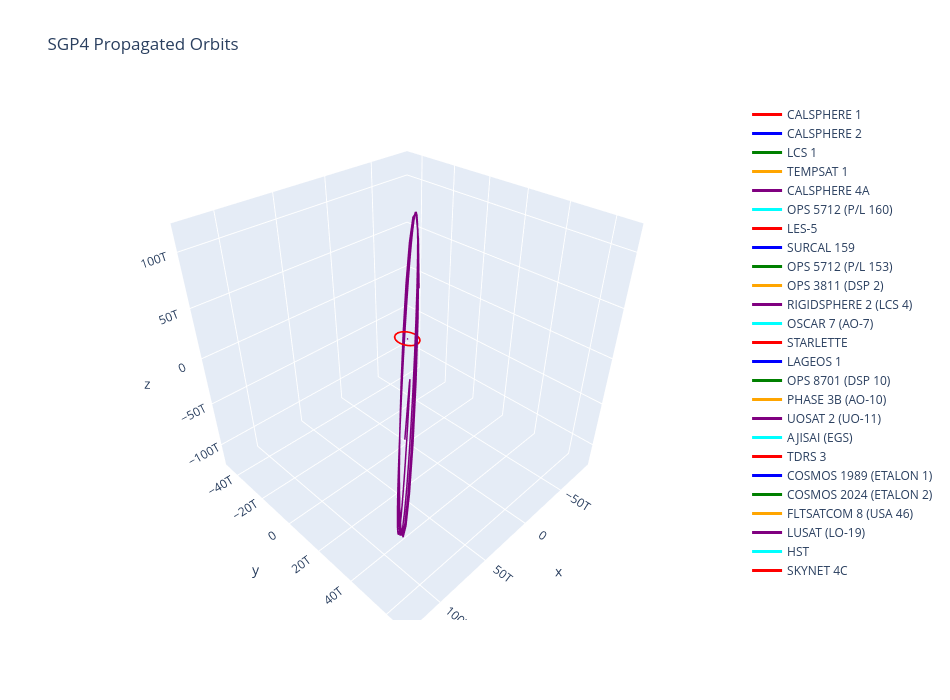

Notebook code cell kept with this figure:
### Code cell
# ================================
# Stage 1: Load + SGP4 Propagation + Visualization
# ================================

import pandas as pd
import numpy as np
from datetime import datetime
from skyfield.api import load, EarthSatellite, utc
from sgp4.api import Satrec, WGS72
import plotly.graph_objects as go

# -------------------------------
# Load dataset
# -------------------------------
df = pd.read_csv("data/space_objects.csv")
print(f"Total objects in dataset: {len(df)}")

# Use small sample for testing
sample_df = df.head(25).copy()

# -------------------------------
# Time setup (FIXED)
# -------------------------------
ts = load.timescale()

minutes = list(range(0, 1440, 10))  # every 10 mins
times = ts.utc(2026, 3, 1, 0, minutes)

satellites = []
positions = {}

# -------------------------------
# Load satellites + propagate
# -------------------------------
for _, row in sample_df.iterrows():
    try:
        # Skip bad rows
        if pd.isna(row['EPOCH']):
            continue

        satrec = Satrec()

        # FIX 1: Proper timezone handling
        epoch_dt = datetime.fromisoformat(row['EPOCH'].replace('Z', '+00:00'))
        epoch_dt = epoch_dt.replace(tzinfo=utc)
        jd = ts.from_datetime(epoch_dt).tt

        # FIX 2: sgp4init argument corrected ('U' instead of 0)
        satrec.sgp4init(
            WGS72,
            'U',   # classification FIXED
            int(row['NORAD_CAT_ID']),
            jd,
            float(row['BSTAR']),
            float(row['MEAN_MOTION_DOT']),
            0.0,
            float(row['ECCENTRICITY']),
            np.deg2rad(float(row['ARG_OF_PERICENTER'])),
            np.deg2rad(float(row['INCLINATION'])),
            np.deg2rad(float(row['MEAN_ANOMALY'])),
            float(row['MEAN_MOTION']) * 2 * np.pi / 1440.0,
            np.deg2rad(float(row['RA_OF_ASC_NODE']))
        )

        sat = EarthSatellite.from_satrec(satrec, ts)
        sat.name = row['OBJECT_NAME']
        satellites.append(sat)

        # Propagate orbit
        pos_list = []
        for t in times:
            geocentric = sat.at(t)
            pos_list.append(geocentric.position.km)

        positions[sat.name] = np.array(pos_list)

        print(f"✓ Loaded: {sat.name}")

    except Exception as e:
        print(f"✗ Failed {row.get('OBJECT_NAME', 'Unknown')}: {e}")

print(f"\n✅ Successfully loaded {len(satellites)} satellites with SGP4")

# -------------------------------
# 3D Visualization
# -------------------------------
fig = go.Figure()

# Earth sphere
u, v = np.mgrid[0:2*np.pi:60j, 0:np.pi:30j]
fig.add_trace(go.Surface(
    x=6371*np.cos(u)*np.sin(v),
    y=6371*np.sin(u)*np.sin(v),
    z=6371*np.cos(v),
    colorscale='Blues',
    opacity=0.2,
    showscale=False,
    name='Earth'
))

# Plot satellite orbits
colors = ['red', 'blue', 'green', 'orange', 'purple', 'cyan']

for i, sat in enumerate(satellites):
    pos = positions[sat.name]

    fig.add_trace(go.Scatter3d(
        x=pos[:, 0],
        y=pos[:, 1],
        z=pos[:, 2],
        mode='lines',
        name=sat.name,
        line=dict(color=colors[i % len(colors)], width=3)
    ))

# Layout
fig.update_layout(
    title="SGP4 Propagated Orbits",
    scene=dict(aspectmode='cube'),
    width=950,
    height=700
)

fig.show()

### Figure 1 — Plotly figure (JSON) as saved in the notebook; plotly's stock layout.template omitted (floating-point values rounded to 4 significant figures; data arrays with more than 128 entries replaced by an {"elided": "..."} marker saying what was removed)
{"data": [{"colorscale": [[0, "rgb(247,251,255)"], [0.125, "rgb(222,235,247)"], [0.25, "rgb(198,219,239)"], [0.375, "rgb(158,202,225)"], [0.5, "rgb(107,174,214)"], [0.625, "rgb(66,146,198)"], [0.75, "rgb(33,113,181)"], [0.875, "rgb(8,81,156)"], [1, "rgb(8,48,107)"]], "name": "Earth", "opacity": 0.2, "showscale": false, "type": "surface", "x": {"elided": "60x30 float values"}, "y": {"elided": "60x30 float values"}, "z": {"elided": "60x30 float values"}}, {"line": {"color": "red", "width": 3}, "mode": "lines", "name": "CALSPHERE 1", "type": "scatter3d", "x": {"elided": "144 float values"}, "y": {"elided": "144 float values"}, "z": {"elided": "144 float values"}}, {"line": {"color": "blue", "width": 3}, "mode": "lines", "name": "CALSPHERE 2", "type": "scatter3d", "x": {"elided": "144 float values"}, "y": {"elided": "144 float values"}, "z": {"elided": "144 float values"}}, {"line": {"color": "green", "width": 3}, "mode": "lines", "name": "LCS 1", "type": "scatter3d", "x": {"elided": "144 float values"}, "y": {"elided": "144 float values"}, "z": {"elided": "144 float values"}}, {"line": {"color": "orange", "width": 3}, "mode": "lines", "name": "TEMPSAT 1", "type": "scatter3d", "x": {"elided": "144 float values"}, "y": {"elided": "144 float values"}, "z": {"elided": "144 float values"}}, {"line": {"color": "purple", "width": 3}, "mode": "lines", "name": "CALSPHERE 4A", "type": "scatter3d", "x": {"elided": "144 float values"}, "y": {"elided": "144 float values"}, "z": {"elided": "144 float values"}}, {"line": {"color": "cyan", "width": 3}, "mode": "lines", "name": "OPS 5712 (P/L 160)", "type": "scatter3d", "x": {"elided": "144 float values"}, "y": {"elided": "144 float values"}, "z": {"elided": "144 float values"}}, {"line": {"color": "red", "width": 3}, "mode": "lines", "name": "LES-5", "type": "scatter3d", "x": {"elided": "144 float values"}, "y": {"elided": "144 float values"}, "z": {"elided": "144 float values"}}, {"line": {"color": "blue", "width": 3}, "mode": "lines", "name": "SURCAL 159", "type": "scatter3d", "x": {"elided": "144 float values"}, "y": {"elided": "144 float values"}, "z": {"elided": "144 float values"}}, {"line": {"color": "green", "width": 3}, "mode": "lines", "name": "OPS 5712 (P/L 153)", "type": "scatter3d", "x": {"elided": "144 float values"}, "y": {"elided": "144 float values"}, "z": {"elided": "144 float values"}}, {"line": {"color": "orange", "width": 3}, "mode": "lines", "name": "OPS 3811 (DSP 2)", "type": "scatter3d", "x": {"elided": "144 float values"}, "y": {"elided": "144 float values"}, "z": {"elided": "144 float values"}}, {"line": {"color": "purple", "width": 3}, "mode": "lines", "name": "RIGIDSPHERE 2 (LCS 4)", "type": "scatter3d", "x": {"elided": "144 float values"}, "y": {"elided": "144 float values"}, "z": {"elided": "144 float values"}}, {"line": {"color": "cyan", "width": 3}, "mode": "lines", "name": "OSCAR 7 (AO-7)", "type": "scatter3d", "x": {"elided": "144 float values"}, "y": {"elided": "144 float values"}, "z": {"elided": "144 float values"}}, {"line": {"color": "red", "width": 3}, "mode": "lines", "name": "STARLETTE", "type": "scatter3d", "x": {"elided": "144 float values"}, "y": {"elided": "144 float values"}, "z": {"elided": "144 float values"}}, {"line": {"color": "blue", "width": 3}, "mode": "lines", "name": "LAGEOS 1", "type": "scatter3d", "x": {"elided": "144 float values"}, "y": {"elided": "144 float values"}, "z": {"elided": "144 float values"}}, {"line": {"color": "green", "width": 3}, "mode": "lines", "name": "OPS 8701 (DSP 10)", "type": "scatter3d", "x": {"elided": "144 float values"}, "y": {"elided": "144 float values"}, "z": {"elided": "144 float values"}}, {"line": {"color": "orange", "width": 3}, "mode": "lines", "name": "PHASE 3B (AO-10)", "type": "scatter3d", "x": {"elided": "144 float values"}, "y": {"elided": "144 float values"}, "z": {"elided": "144 float values"}}, {"line": {"color": "purple", "width": 3}, "mode": "lines", "name": "UOSAT 2 (UO-11)", "type": "scatter3d", "x": {"elided": "144 float values"}, "y": {"elided": "144 float values"}, "z": {"elided": "144 float values"}}, {"line": {"color": "cyan", "width": 3}, "mode": "lines", "name": "AJISAI (EGS)", "type": "scatter3d", "x": {"elided": "144 float values"}, "y": {"elided": "144 float values"}, "z": {"elided": "144 float values"}}, {"line": {"color": "red", "width": 3}, "mode": "lines", "name": "TDRS 3", "type": "scatter3d", "x": {"elided": "144 float values"}, "y": {"elided": "144 float values"}, "z": {"elided": "144 float values"}}, {"line": {"color": "blue", "width": 3}, "mode": "lines", "name": "COSMOS 1989 (ETALON 1)", "type": "scatter3d", "x": {"elided": "144 float values"}, "y": {"elided": "144 float values"}, "z": {"elided": "144 float values"}}, {"line": {"color": "green", "width": 3}, "mode": "lines", "name": "COSMOS 2024 (ETALON 2)", "type": "scatter3d", "x": {"elided": "144 float values"}, "y": {"elided": "144 float values"}, "z": {"elided": "144 float values"}}, {"line": {"color": "orange", "width": 3}, "mode": "lines", "name": "FLTSATCOM 8 (USA 46)", "type": "scatter3d", "x": {"elided": "144 float values"}, "y": {"elided": "144 float values"}, "z": {"elided": "144 float values"}}, {"line": {"color": "purple", "width": 3}, "mode": "lines", "name": "LUSAT (LO-19)", "type": "scatter3d", "x": {"elided": "144 float values"}, "y": {"elided": "144 float values"}, "z": {"elided": "144 float values"}}, {"line": {"color": "cyan", "width": 3}, "mode": "lines", "name": "HST", "type": "scatter3d", "x": {"elided": "144 float values"}, "y": {"elided": "144 float values"}, "z": {"elided": "144 float values"}}, {"line": {"color": "red", "width": 3}, "mode": "lines", "name": "SKYNET 4C", "type": "scatter3d", "x": {"elided": "144 float values"}, "y": {"elided": "144 float values"}, "z": {"elided": "144 float values"}}], "layout": {"height": 700, "scene": {"aspectmode": "cube"}, "title": {"text": "SGP4 Propagated Orbits"}, "width": 950}}
